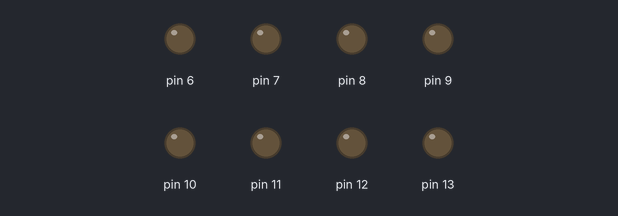
Recording of a sketch running on a simulated Arduino Uno, built with avr-gcc and run on an emulated ATmega328P. On the bench: output pins drawn as LEDs (lit = HIGH).

Above: at 0.2 s.
At 1.7 s:
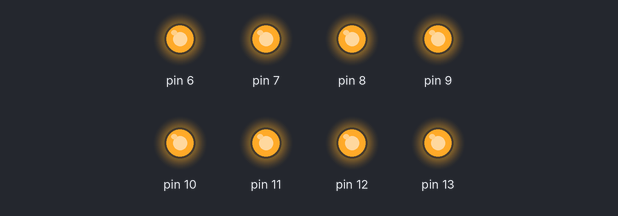
Timing chart, 0 to 3.0 s (numbered marks = the images above):
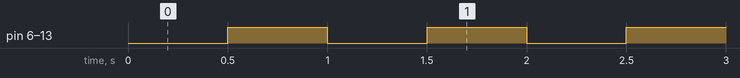

Measured:
- by itself, pin 6–13: alternates HIGH for 0.50 s and LOW for 0.50 s

The sketch:

sketch_nov12a.ino
```cpp
int period = 500;
bool High = false;
unsigned long time_now = 0;

void setup() {
    Serial.begin(115200);

    pinMode(13,OUTPUT);
    pinMode(12,OUTPUT);
    pinMode(11,OUTPUT);
    pinMode(10,OUTPUT);
    pinMode(9,OUTPUT);
    pinMode(8,OUTPUT);
    pinMode(7,OUTPUT);
    pinMode(6,OUTPUT);

    digitalWrite(13, HIGH);
    digitalWrite(12, HIGH);
    digitalWrite(11, HIGH);
    digitalWrite(10, HIGH);
    digitalWrite(9, HIGH);
    digitalWrite(8, HIGH);
    digitalWrite(7, HIGH);
    digitalWrite(6, HIGH);
}

void loop() {
    time_now = millis();

    if (High == true){
        digitalWrite(13, HIGH);
        digitalWrite(12, HIGH);
        digitalWrite(11, HIGH);
        digitalWrite(10, HIGH);
        digitalWrite(9, HIGH);
        digitalWrite(8, HIGH);
        digitalWrite(7, HIGH);
        digitalWrite(6, HIGH);
        High = false;
      }
    else{
        digitalWrite(13, LOW);
        digitalWrite(12, LOW);
        digitalWrite(11, LOW);
        digitalWrite(10, LOW);
        digitalWrite(9, LOW);
        digitalWrite(8, LOW);
        digitalWrite(7, LOW);
        digitalWrite(6, LOW);
        High = true;
      }

    while(millis() < time_now + period){
      //do nothing
    }
}
```
